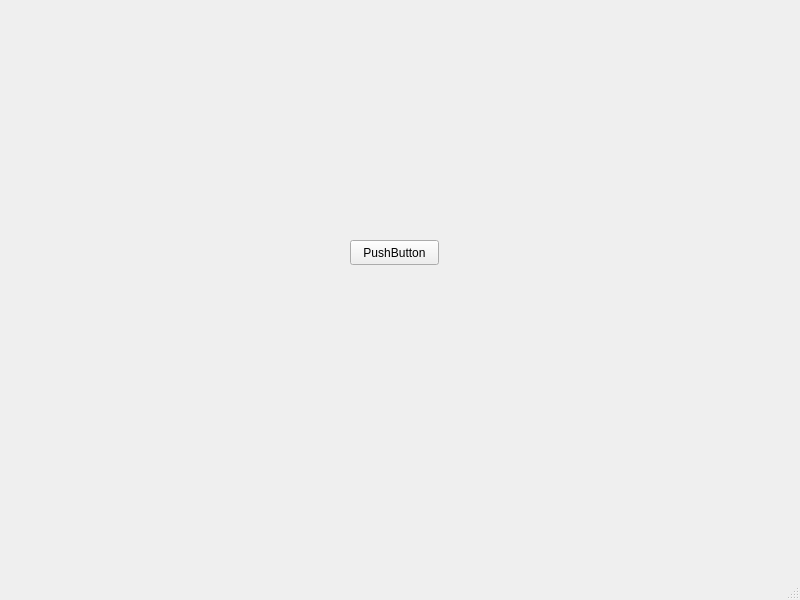
<?xml version="1.0" encoding="UTF-8"?>
<ui version="4.0">
 <class>MainWindow</class>
 <widget class="QMainWindow" name="MainWindow">
  <property name="geometry">
   <rect>
    <x>0</x>
    <y>0</y>
    <width>800</width>
    <height>600</height>
   </rect>
  </property>
  <property name="windowTitle">
   <string>MainWindow</string>
  </property>
  <widget class="QWidget" name="centralwidget">
   <widget class="QPushButton" name="pushButton">
    <property name="geometry">
     <rect>
      <x>350</x>
      <y>240</y>
      <width>89</width>
      <height>25</height>
     </rect>
    </property>
    <property name="text">
     <string>PushButton</string>
    </property>
   </widget>
  </widget>
  <widget class="QMenuBar" name="menubar">
   <property name="geometry">
    <rect>
     <x>0</x>
     <y>0</y>
     <width>800</width>
     <height>28</height>
    </rect>
   </property>
  </widget>
  <widget class="QStatusBar" name="statusbar"/>
 </widget>
 <resources/>
 <connections/>
</ui>
